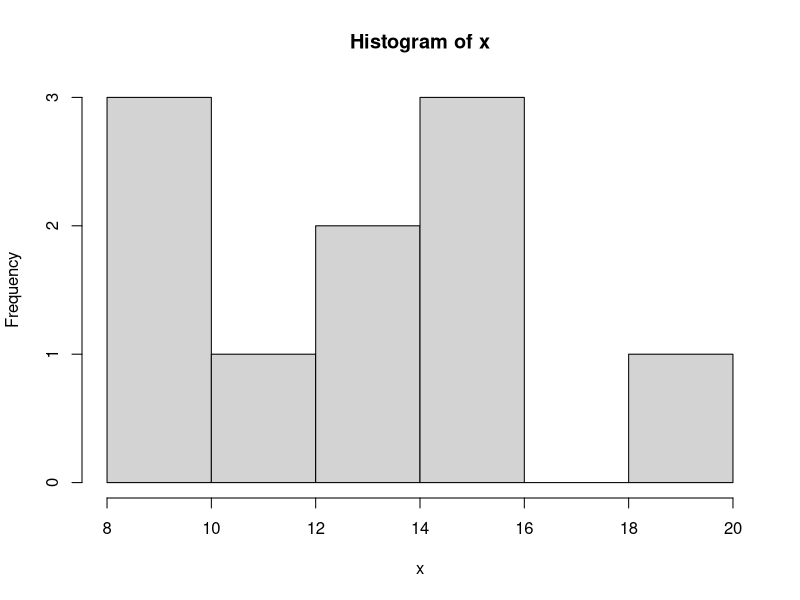
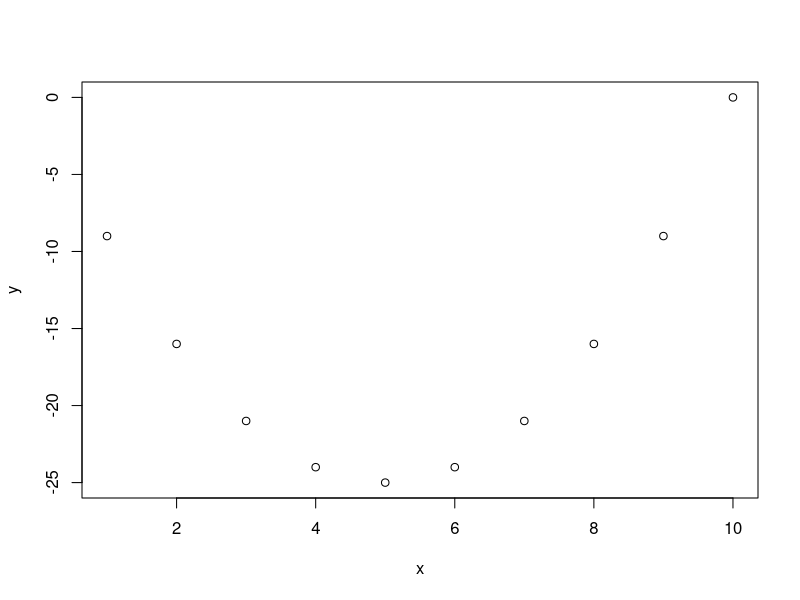
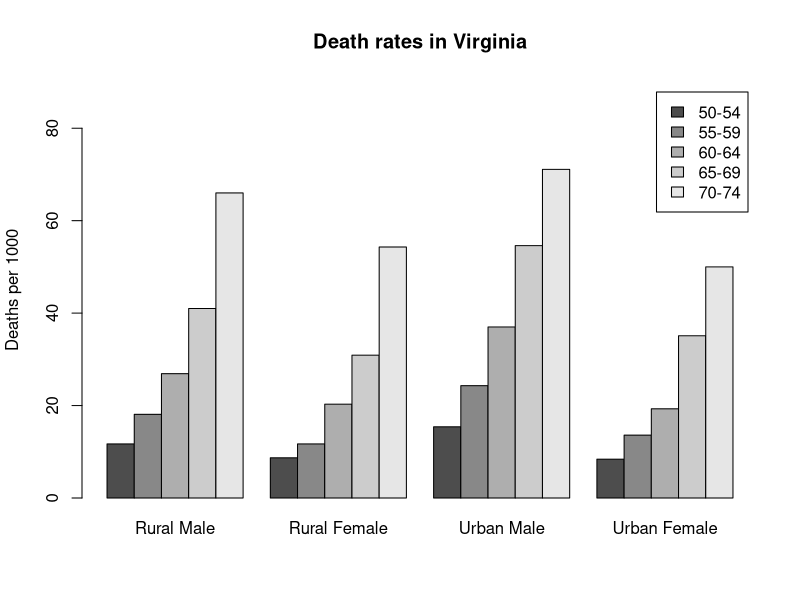
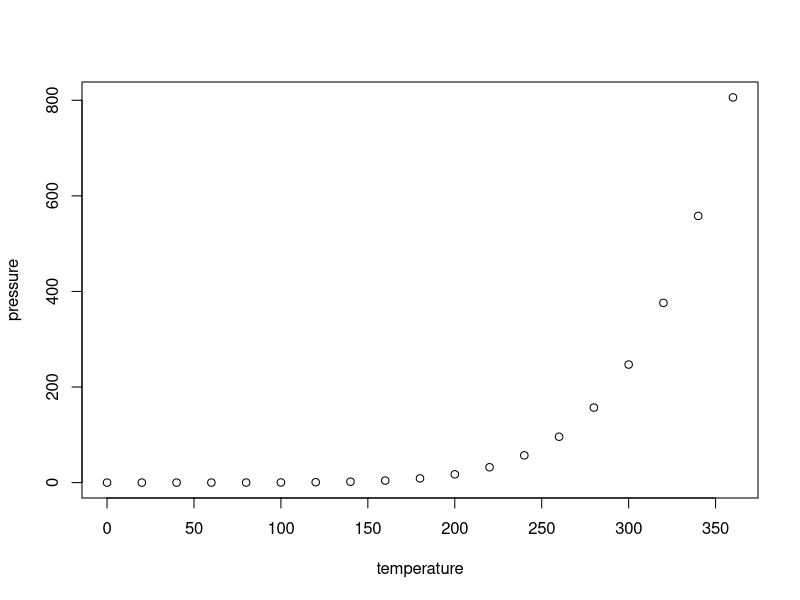

Recreate these plots in R, in order.
## ---- chunk 1
5+49
3-8
3*5
31%%7
31%/%7
## ---- chunk 2
c(0,7,8)
## ---- chunk 3
numbers5to20<-5:20
c(numbers5to20,7)
## ---- chunk 4
mess<-c(numbers5to20,7)
mess[8]
## ---- chunk 5
mess[-(3:11)]
## ---- chunk 6
x<-c(0,7,8)
x*3
## ---- chunk 7
y<--x-5
## ---- chunk 8
x^3
## ---- chunk 9
y^x
## ---- chunk 10
knitr::opts_chunk$set(echo = TRUE)
## ---- chunk 11
rep(seq(2,20,by=2),2)
## ---- chunk 12
rep(c(1,4),c(3,2))
## ---- chunk 13
rep(seq(2,20,2),rep(2,10))
## ---- chunk 14
colors<-c("red","yellow","blue")
more.colors<-c(colors,"green","magenta","cyan")
more.colors
## ---- chunk 15
paste(colors,"flowers")
## ---- chunk 16
paste("several",colors,"s",sep="")
## ---- chunk 17
paste("I like",colors,collapse = ",")
## ---- chunk 18
m<-matrix(1:6,nrow=2,ncol=3)
m
## ---- chunk 19
m[1,2]
## ---- chunk 20
a<-array(1:24,c(3,4,2))
a
## ---- chunk 21
colors<-c("red","yellow","blue")
numbers<-c(1,2,3)
colors.and.numbers<-data.frame(colors,numbers,more.numbers=c(4,5,6))
colors.and.numbers
## ---- chunk 22
x<-c(12,15,13,20,14,16,10,10,8,15)
hist(x)
x<-seq(1,10)
y<-x^2-10*x
plot(x,y)

## ---- chunk 23
barplot(VADeaths,beside=TRUE,legend=TRUE,ylim = c(0,90),ylab = "Deaths per 1000",main="Death rates in Virginia")
## ---- chunk 24
summary(cars)
## ---- chunk 25
plot(pressure)
